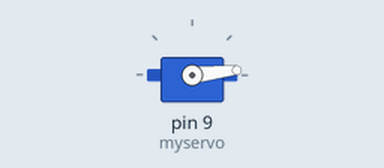
The sketch below on a simulated Arduino Uno, built with avr-gcc and run on an emulated ATmega328P. On the bench: servo.

Above: at 0.05 s.
At 1.8 s:
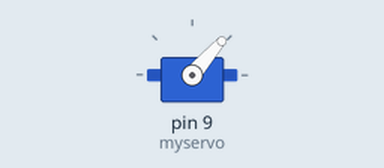
At 3.55 s:
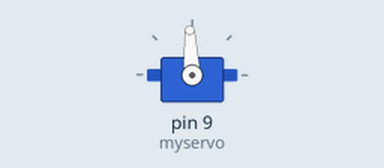
At 7.05 s:
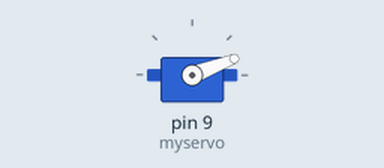
Timing chart, 0 to 10.0 s (numbered marks = the images above):
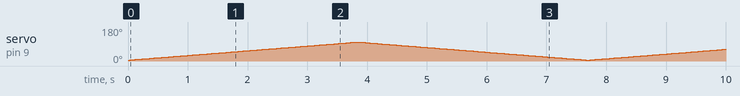

The sketch:

head_left_hand.ino
```cpp
//Code of Head & Left hand of Robot
#include <Servo.h>
Servo myservo; // create servo object to control a servo
// twelve servo objects can be created on most boards
int pos = 0; // variable to store the servo position
void setup() {
 myservo.attach(9); // attaches the servo on pin 9 to the servo object
}
void loop() {
 for (pos = 5; pos <= 100; pos += 1) { // goes from 0 degrees to 180 degrees
 // in steps of 1 degree
 myservo.write(pos); // tell servo to go to position in variable 'pos'
 delay(40); // waits 15 ms for the servo to reach the position
 }
 for (pos = 100; pos >= 5; pos -= 1) { // goes from 180 degrees to 0 degrees
 myservo.write(pos); // tell servo to go to position in variable 'pos'
 delay(40); // waits 15 ms for the servo to reach the position
 }
}
```
